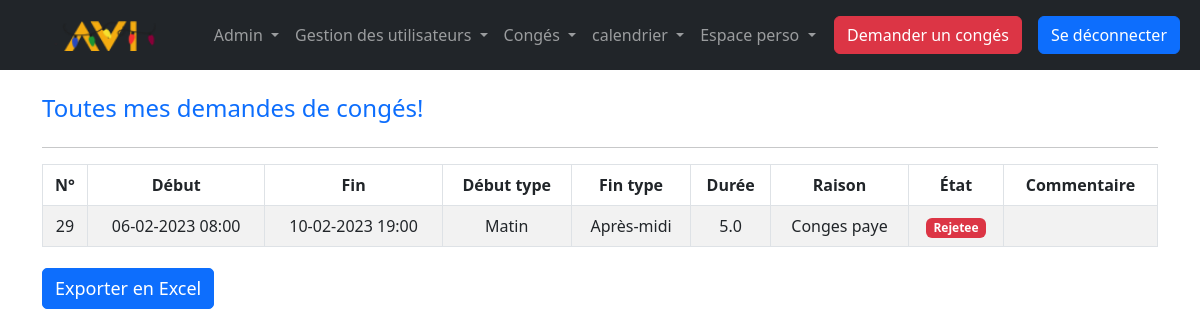
Screenshot of /index.php?action=demandedeconges&id=2 (signed in) with the database file from the repository.
### tables this page shows
CREATE TABLE `conges` (
  `id_conges` int(11) NOT NULL,
  `id_employe` int(11) NOT NULL,
  `id_raison` int(11) NOT NULL,
  `id_etat` int(11) NOT NULL,
  `date_demande` datetime NOT NULL DEFAULT current_timestamp(),
  `date_change` datetime DEFAULT NULL,
  `date_debut` datetime NOT NULL,
  `date_fin` datetime NOT NULL,
  `debut_type` varchar(255) NOT NULL,
  `fin_type` varchar(255) NOT NULL,
  `duree` decimal(11,1) NOT NULL,
  `commentaire` varchar(255) NOT NULL,
  `afficher` tinyint(1) NOT NULL DEFAULT 1
);

CREATE TABLE `raison` (
  `id_raison` int(11) NOT NULL,
  `libelle` varchar(255) NOT NULL
);

CREATE TABLE `etat` (
  `id_etat` int(11) NOT NULL,
  `libelle` varchar(255) NOT NULL,
  `color` varchar(255) NOT NULL
);

### src/lib/database.php (called while the page is built, shortened)
<?php
class DatabaseConnection
{
    public ?\PDO $database = null;
    public function getConnection(): \PDO
    {
        if ($this->database === null) {
            $this->database = new \PDO('mysql:host=localhost;dbname=intranet;charset=utf8', 'root', '');
        }
        return $this->database;
    }
}

### src/model/Conges.php (called while the page is built, shortened)
<?php
require_once('src/lib/database.php');
class Conges_Model
{
        public DatabaseConnection $connection;
        public function getConge(int $id_employe){
            $stmt = $this->connection->getConnection()->prepare("SELECT id_conges, date_debut, date_fin, commentaire, duree, R.libelle AS raison,
                                                                E.libelle AS etat, C.debut_type, C.fin_type, C.id_raison, C.id_etat
                                                                FROM conges C INNER JOIN raison R ON C.id_raison=R.id_raison
                                                                INNER JOIN etat E ON C.id_etat = E.id_etat
                                                                INNER JOIN employe EM ON C.id_employe = EM.id_employe
                                                                WHERE C.id_employe = :id_employe
                                                                ORDER BY date_demande DESC;");
            $stmt->bindValue(':id_employe', $id_employe);
            $stmt->execute();
            $cruds = [];
                while (($row = $stmt->fetch())) {
                    $date_debut = date("d-m-Y H:i", strtotime($row['date_debut']));
                    $date_fin = date("d-m-Y H:i", strtotime($row['date_fin']));
                    $crud = new Conge();
                    $crud->id_conges = $row['id_conges'];
                    $crud->date_debut = $date_debut;
                    $crud->date_fin = $date_fin;
                    $crud->commentaire = $row['commentaire'];
                    $crud->duree = $row['duree'];
                    $crud->raison = $row['raison'];
                    $crud->etat = $row['etat'];
                    $crud->debut_type = $row['debut_type'];
                    $crud->fin_type = $row['fin_type'];
                    $crud->id_raison = $row['id_raison'];
                    $crud->id_etat = $row['id_etat'];
                    $cruds[] = $crud;
                }
                return $cruds;
        }
}

### templates/perso/demandedeconges.php (the view, shortened to what this page needs)
<div class="container">
    <div class="row mt-4">
      <div class="col-lg-10 d-flex justify-content-between align-items-center">
        <div>
          <h4 class="text-primary">Toutes mes demandes de congés!</h4>
        </div>
      </div>
    </div>
    <hr>
    <div class="row">
      <div class="col-lg-14">
        <div class="table-responsive">
          <table class="table table-striped table-bordered text-center" id="table" border="1">
            <thead>
              <tr>
                <th>N°</th>
                <th>Début</th>
                <th>Fin</th>
                <th>Début type</th>
                <th>Fin type</th>
                <th>Durée</th>
                <th>Raison</th>
                <th>État</th>
                <th>Commentaire</th>
              </tr>
            </thead>
            <tbody>
                <?php
                foreach($cruds as $crud){
                    $id_conges = $crud->id_conges;
                ?>
                <tr>
                    <td data-id="<?= $id_conges ?>"><?= $id_conges ?></td>
                    <td data-id="<?= $id_conges ?>"><?= $crud->date_debut ?></td>
                    <td data-id="<?= $id_conges ?>"><?= $crud->date_fin ?></td>
                    <td data-id="<?= $id_conges ?>"><?= $crud->debut_type ?></td>
                    <td data-id="<?= $id_conges ?>"><?= $crud->fin_type ?></td>
                    <td data-id="<?= $id_conges ?>"><?= $crud->duree ?></td>
                    <td data-id="<?= $id_conges ?>"><?= $crud->raison ?></td>
                    <?php
                        if($crud->etat == 'En attente'){echo "<td data-id=".$id_conges."><span class='badge bg-warning'>" . $crud->etat . "</span></td>";}
                        elseif($crud->etat == 'Acceptee'){echo "<td data-id=".$id_conges."><span class='badge bg-success'>" . $crud->etat . "</span></td>";}
                        elseif($crud->etat !== ''){echo "<td data-id=".$id_conges."><span class='badge bg-danger' style='background-color: #ff0000;'>" . $crud->etat . "</span></td>";}
                    ?>
                    <td data-id="<?= $id_conges ?>"><?= $crud->commentaire ?></td>
                </tr>
                <?php
                }
                ?>
            </tbody>
          </table>
        </div>
      </div>
    </div>
    <button class="btn btn-primary" onclick="exportData()">Exporter en Excel</button>
  </div>
<?php require('templates/layout.php') ?>

### assets/css/style.css (style rules this page uses)
input, textarea, button { padding: 8px 15px; border-radius: 5px !important; margin: 5px 0px; box-sizing: border-box; border: 1px solid #ccc; font-size: 18px !important; font-weight: 300 }

### rows the page displays
conges: id_conges "29", date_debut "06-02-2023 08:00", date_fin "10-02-2023 19:00", debut_type "Matin", fin_type "Après-midi", duree "5.0", id_raison.libelle "Conges paye", id_etat.libelle "Rejetee"
